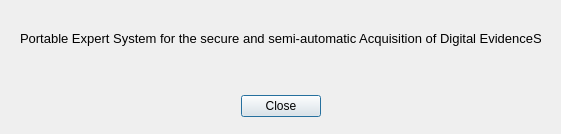
<?xml version="1.0" encoding="UTF-8"?>
<ui version="4.0">
 <class>About</class>
 <widget class="QDialog" name="About">
  <property name="geometry">
   <rect>
    <x>0</x>
    <y>0</y>
    <width>561</width>
    <height>134</height>
   </rect>
  </property>
  <property name="windowTitle">
   <string>About</string>
  </property>
  <widget class="QDialogButtonBox" name="buttonBox">
   <property name="geometry">
    <rect>
     <x>30</x>
     <y>90</y>
     <width>291</width>
     <height>32</height>
    </rect>
   </property>
   <property name="orientation">
    <enum>Qt::Horizontal</enum>
   </property>
   <property name="standardButtons">
    <set>QDialogButtonBox::Close</set>
   </property>
  </widget>
  <widget class="QLabel" name="label">
   <property name="geometry">
    <rect>
     <x>20</x>
     <y>30</y>
     <width>521</width>
     <height>16</height>
    </rect>
   </property>
   <property name="font">
    <font>
     <pointsize>10</pointsize>
    </font>
   </property>
   <property name="text">
    <string>Portable Expert System for the secure and semi-automatic Acquisition of Digital EvidenceS</string>
   </property>
  </widget>
  <widget class="QLabel" name="Version">
   <property name="geometry">
    <rect>
     <x>20</x>
     <y>60</y>
     <width>511</width>
     <height>20</height>
    </rect>
   </property>
   <property name="font">
    <font>
     <pointsize>10</pointsize>
    </font>
   </property>
   <property name="text">
    <string>&lt;Version&gt;</string>
   </property>
   <property name="alignment">
    <set>Qt::AlignCenter</set>
   </property>
  </widget>
 </widget>
 <resources/>
 <connections>
  <connection>
   <sender>buttonBox</sender>
   <signal>accepted()</signal>
   <receiver>About</receiver>
   <slot>accept()</slot>
   <hints>
    <hint type="sourcelabel">
     <x>248</x>
     <y>254</y>
    </hint>
    <hint type="destinationlabel">
     <x>157</x>
     <y>274</y>
    </hint>
   </hints>
  </connection>
  <connection>
   <sender>buttonBox</sender>
   <signal>rejected()</signal>
   <receiver>About</receiver>
   <slot>reject()</slot>
   <hints>
    <hint type="sourcelabel">
     <x>316</x>
     <y>260</y>
    </hint>
    <hint type="destinationlabel">
     <x>286</x>
     <y>274</y>
    </hint>
   </hints>
  </connection>
 </connections>
</ui>
